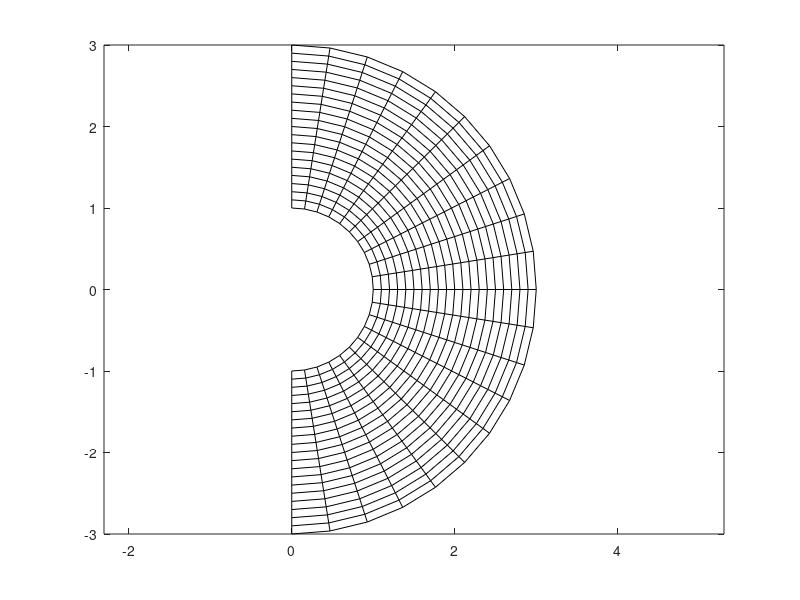
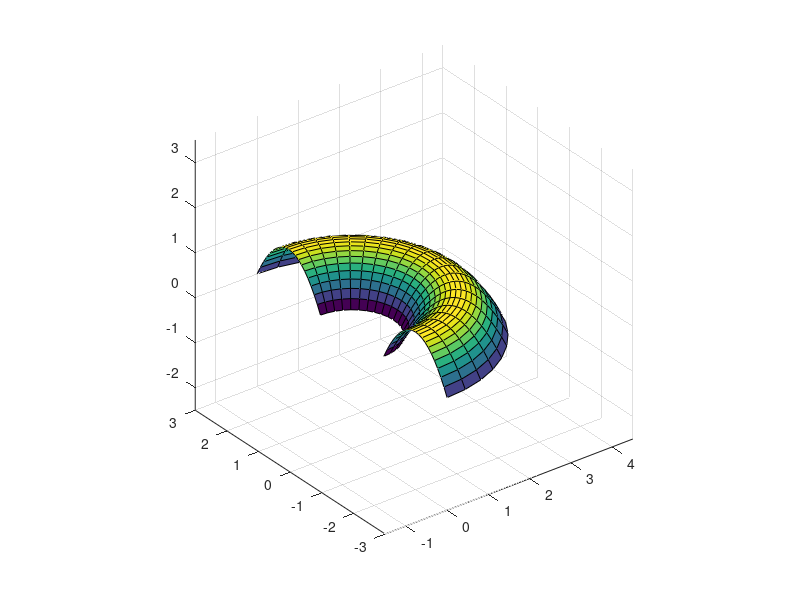

Write the MATLAB code that produced these figures, in order.
function void = dq

format long 
format compact
% Choose number of dscretization points.
nr = 20;
ns = 1*nr;
% This results in a certain grid spacing.
hr = 2/nr;
hs = 2/ns;
% Set up grids in r and s
r = -1 + hr*(0:nr)';
s = -1 + hs*(0:ns)';
% Store them in arrays for conveninece 
R = zeros(nr+1,ns+1);
S = zeros(nr+1,ns+1);
for i = 1:nr+1
    for j = 1:ns+1
        R(i,j) = r(i);
        S(i,j) = s(j);
    end
end
% Choose some mapping. 
X = (R+2).*cos(S*pi/2);
Y = (R+2).*sin(S*pi/2);
% Plot the "phyical domain"
figure(1)
plot(X,Y,'k',X',Y','k')
axis equal

% Construct a made up integrand
RAD = sqrt(X.^2+Y.^2);
U = -(RAD-1).*(RAD-3);
figure(2)
surf(X,Y,U)
axis equal


% Construct the metric
XR = der(X,hr);
YR = der(Y,hr);
XS = der(X',hs)';
YS = der(Y',hs)';
JAC = XR.*YS-XS.*YR;

% Now integrate  
Integrand = U.*JAC;

% Version 1, integrate first in r to get a function of s alone.  
% N.B. this is the Riemann formula not Trapezoidal.
I_1Ds = zeros(ns+1,1);
for j = 1:ns+1
    I_1ds(j) = hr*sum(Integrand(1:nr,j));
end
% Then integrate in s
I1 = hs*sum(sum(I_1ds(1:ns)));

% Version 1, integrate first in r to get a function of s alone.  
% N.B. this is the Riemann formula not Trapezoidal.
I_1Ds = zeros(nr+1,1);
for i = 1:nr+1
    I_1ds(i) = hs*sum(Integrand(i,1:ns));
end
% Then integrate in s
I2 = hr*sum(I_1ds(1:nr));

% Exact value
Ie = 8/3*pi;

% Display results
disp(sprintf('Exact value:     %0.15g  \nVersion 1 value: %0.15g \nVersion 2 value: %0.15g',Ie,I1,I2))
disp(sprintf('\n(h_max,Error) : (%0.15e,%0.15e)',max(hr,hs),abs(I1-Ie)))
disp(sum(RAD))

function dw_dz = der(w,hz);
% Differentiates in the direction of the first index. 
% Apply with transpose to get differentiation wrt second index

dw_dz = zeros(size(w));

dw_dz(2:end-1,:) = (w(3:end,:)-w(1:end-2,:))/(2*hz);
dw_dz(1,:)   = (-w(3,:) + 4*w(2,:)-3*w(1,:))/(2*hz);
dw_dz(end,:) = -(-w(end-2,:) + 4*w(end-1,:)-3*w(end,:))/(2*hz);



